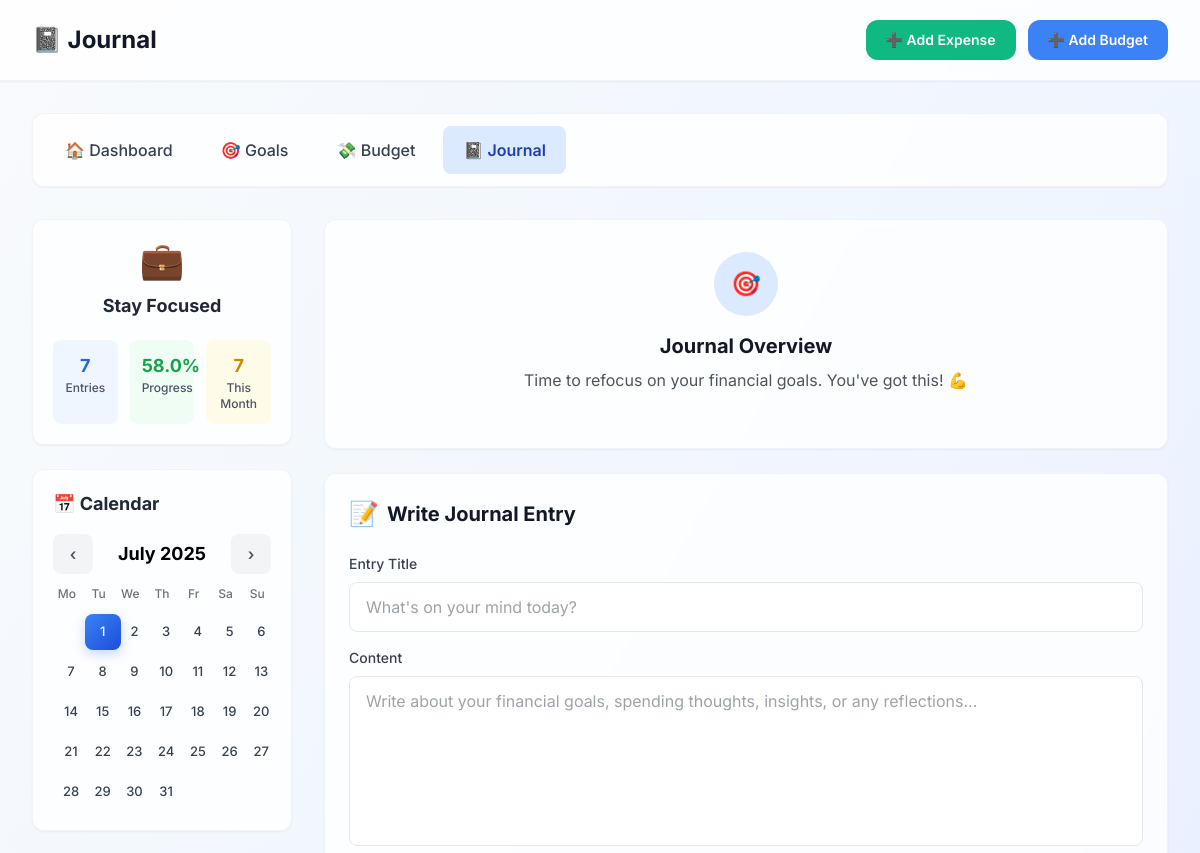
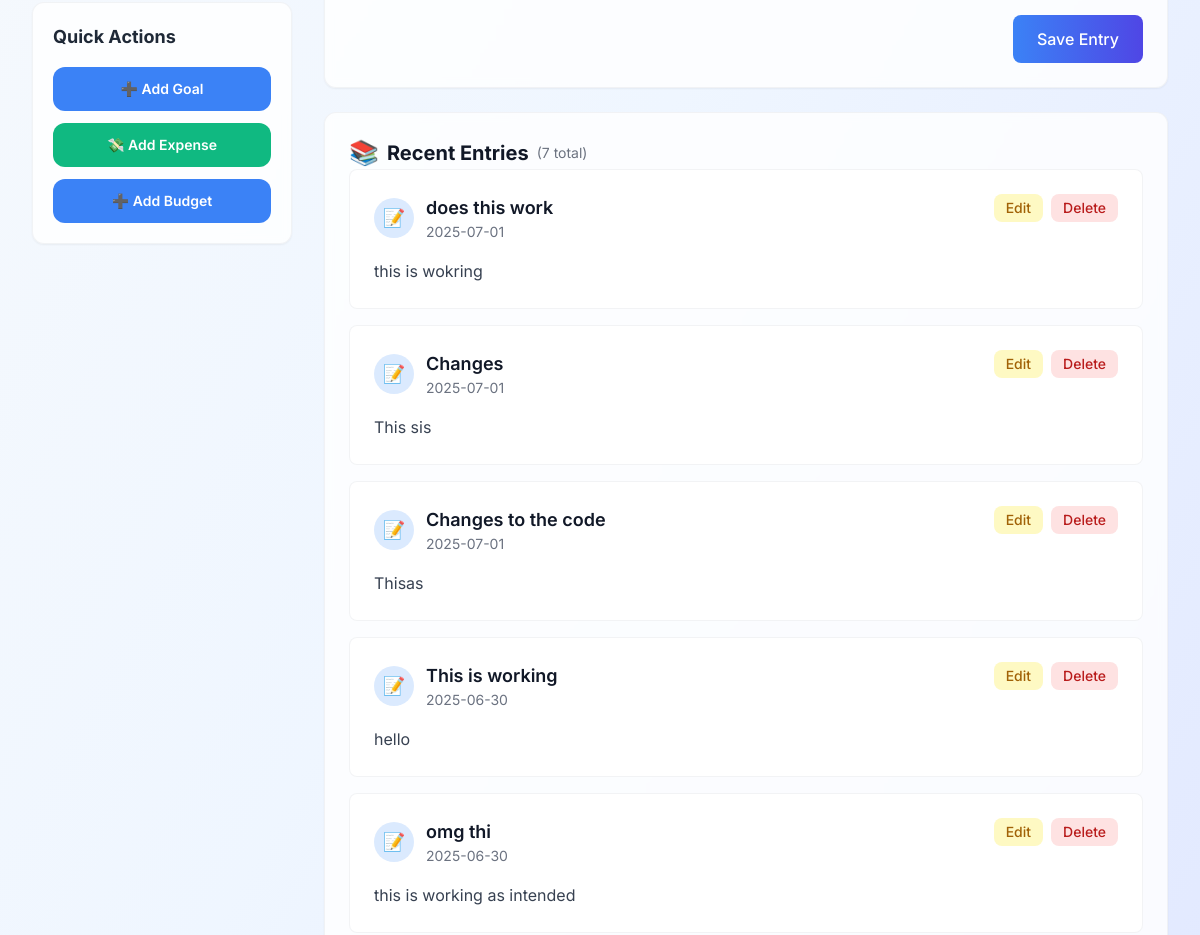
The page /journal (upper part) on the database as committed earlier (2 pictures, top to bottom).
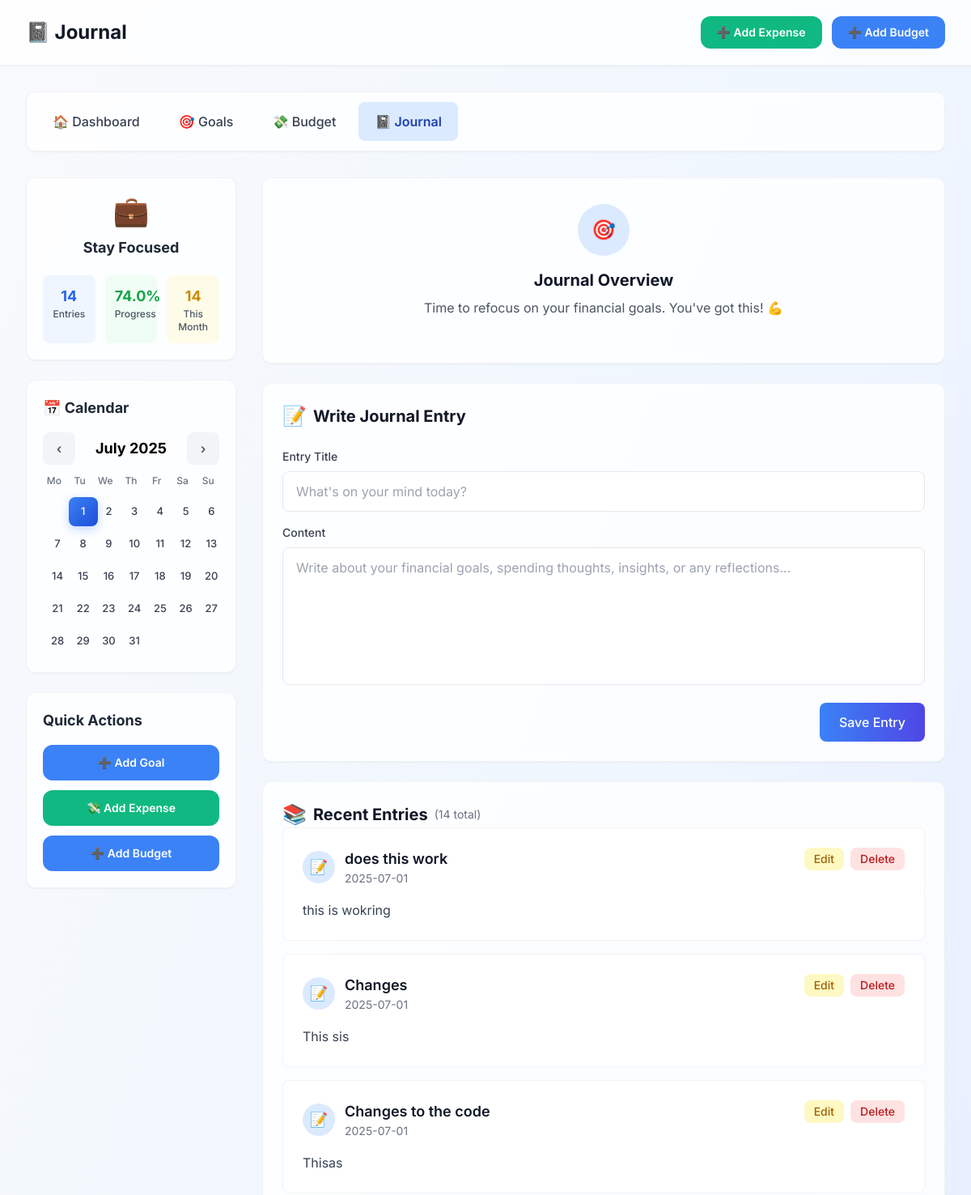
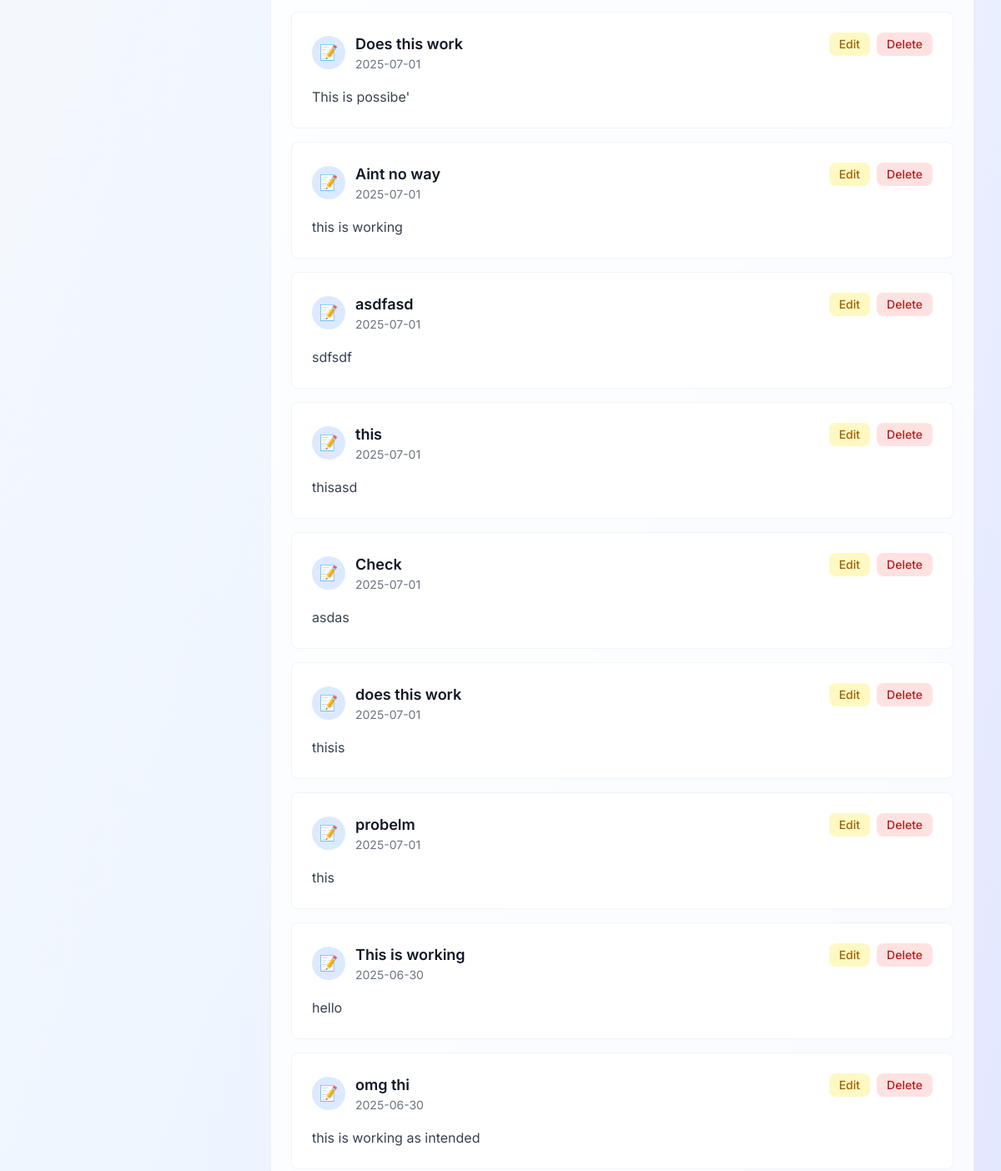
The same page on the database as committed later (2 pictures, top to bottom).
### tables this page shows
CREATE TABLE journal (
            id INTEGER PRIMARY KEY AUTOINCREMENT,
            title TEXT NOT NULL,
            content TEXT NOT NULL,
            date TEXT NOT NULL,
            formatted_date TEXT GENERATED ALWAYS AS (
                strftime('%d %b %Y', date)
            ) STORED,
            created_at DATETIME DEFAULT CURRENT_TIMESTAMP
        );

### app.py (the view)
@app.route('/journal')
def view_journal():
    today = datetime.now().strftime('%Y-%m-%d')
    with sqlite3.connect('finance.db') as conn:
        cursor = conn.cursor()
        cursor.execute("""
            SELECT id, title, content, date, strftime('%d %b %Y', date) as formatted_date
            FROM journal
            ORDER BY date DESC
        """)
        entries = cursor.fetchall()
        current_month = today[:7]
        cursor.execute("""
            SELECT DISTINCT strftime('%d', date)
            FROM journal
            WHERE strftime('%Y-%m', date) = ?
        """, (current_month,))
        days_with_entries = [int(day[0]) for day in cursor.fetchall()]
    return render_template('journal.html',
                          entries=entries,
                          entry_days=days_with_entries,
                          days=range(1, 32),
                          current_date=today)

### templates/journal.html (shortened to what the changed rows need)
<!DOCTYPE html>
<html lang="en">
<head>
    <script src="https://cdn.tailwindcss.com"></script>
</head>
<body class="bg-gradient-to-br from-slate-50 via-blue-50 to-indigo-100 min-h-screen">
    <div class="bg-white/80 backdrop-blur-sm shadow-sm border-b border-gray-200/50">
        <div class="max-w-7xl mx-auto px-4 sm:px-6 lg:px-8">
            <div class="flex justify-between items-center py-5">
                <h1 class="text-2xl font-bold text-gray-900 flex items-center gap-3">
                    📓 Journal
                </h1>
            </div>
        </div>
    </div>
    <div class="max-w-7xl mx-auto px-4 sm:px-6 lg:px-8 py-8">
        <div class="grid grid-cols-1 lg:grid-cols-4 gap-8">
            <aside class="lg:col-span-1">
                <div class="bg-white/80 backdrop-blur-sm rounded-xl shadow-sm p-5 mb-6 border border-gray-200/50">
                    <div class="financial-status-overview">
                        <div class="grid grid-cols-3 gap-3 text-center">
                            <div class="bg-blue-50 p-3 rounded-lg">
                                <div class="font-bold text-blue-600 text-lg" id="entryCount">{{ entries|length if entries else 0 }}</div>
                                <div class="text-xs text-gray-600 font-medium">Entries</div>
                            </div>
                            <div class="bg-green-50 p-3 rounded-lg">
                                <div class="font-bold text-green-600 text-lg" id="progressPercent">{{ ((entries|length / (entries|length + 5)) * 100)|round if entries else 0 }}%</div>
                                <div class="text-xs text-gray-600 font-medium">Progress</div>
                            </div>
                            <div class="bg-yellow-50 p-3 rounded-lg">
                                <div class="font-bold text-yellow-600 text-lg" id="monthlyCount">{{ entries|length if entries else 0 }}</div>
                                <div class="text-xs text-gray-600 font-medium">This Month</div>
                            </div>
                        </div>
                    </div>
                </div>
            </aside>
            <main class="lg:col-span-3 space-y-6">
                <div class="bg-white/80 backdrop-blur-sm rounded-xl shadow-sm p-8 text-center border border-gray-200/50">
                    <h2 class="text-xl font-bold text-gray-900 mb-2">Journal Overview</h2>
                </div>
                <div class="bg-white/80 backdrop-blur-sm rounded-xl shadow-sm p-6 border border-gray-200/50">
                    <h2 class="text-xl font-bold text-gray-900 mb-6 flex items-center gap-2">
                        <span class="text-2xl">📝</span>
                        Write Journal Entry
                    </h2>
                </div>
                <div class="bg-white/80 backdrop-blur-sm rounded-xl shadow-sm p-6 border border-gray-200/50">
                    <h2 class="text-xl font-bold text-gray-900 flex items-center gap-2">
                        <span class="text-2xl">📚</span>
                        Recent Entries
                        <span class="text-sm text-gray-500 font-normal">({{ entries|length if entries else 0 }} total)</span>
                    </h2>
                    {% for entry in entries %}
                    <div class="bg-white rounded-lg p-6 hover:shadow-lg transition-all duration-200 entry-item border border-gray-200/50 mb-4" id="entry-{{ entry[0] }}">
                        <div class="flex items-start justify-between mb-4">
                            <div class="flex items-center gap-3">
                                <div class="w-10 h-10 bg-blue-100 rounded-full flex items-center justify-center">
                                    <span class="text-lg">📝</span>
                                </div>
                                <div>
                                    <h3 class="font-semibold text-gray-900 text-lg">{{ entry[1] }}</h3>
                                    <p class="text-sm text-gray-500">{{ entry[4] if entry[4] else entry[3] }}</p>
                                </div>
                            </div>
                            <div class="flex items-center gap-2">
                                <button onclick="editEntry('{{ entry[0] }}')" type="button" class="px-3 py-1 bg-yellow-100 text-yellow-700 rounded-lg text-sm font-medium hover:bg-yellow-200 transition-colors">
                                    Edit
                                </button>
                                <button onclick="deleteEntry('{{ entry[0] }}')" type="button" class="px-3 py-1 bg-red-100 text-red-700 rounded-lg text-sm font-medium hover:bg-red-200 transition-colors">
                                    Delete
                                </button>
                            </div>
                        </div>
                        <div class="text-gray-700 leading-relaxed whitespace-pre-line pl-13">{{ entry[2] }}</div>
                    </div>
                    {% endfor %}
                </div>
            </main>
        </div>
    </div>
</body>
</html>

Rows that differ between the two databases and show on the page:
added journal: title "Does this work", date "2025-07-01", content "This is possibe'"
added journal: title "Aint no way", date "2025-07-01", content "this is working"
added journal: title "asdfasd", date "2025-07-01", content "sdfsdf"
added journal: title "this", date "2025-07-01", content "thisasd"
added journal: title "Check", date "2025-07-01", content "asdas"
added journal: title "does this work", date "2025-07-01", content "thisis"
added journal: title "probelm", date "2025-07-01", content "this"
Other text that changed with them:
{{ entries|length if entries else 0 }}: "7" → "14"
text no longer shown: "58.0"
text now shown: "74.0"
